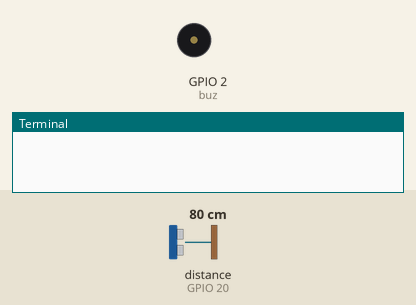
Recording of a program running on a simulated Raspberry Pi (BCM pin numbers). Shown: buzzer (waves = sounding, pin HIGH), the last lines printed to the terminal. The test bench sets the inputs (shaded band); at power-on: distance to the obstacle (sensor on GPIO 20) 80 cm. The echo pulse lasts 58.3 µs per cm.

Above: at 1.2 s.
1.3 s: distance to the obstacle (sensor on GPIO 20) set to 34 cm
2.8 s: distance to the obstacle (sensor on GPIO 20) set to 28 cm
At 3.5 s:
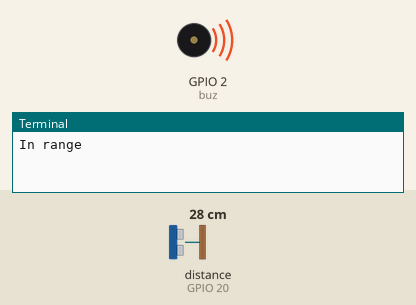
Timing chart, 0 to 5.8 s (numbered marks = the images above; inputs shaded):
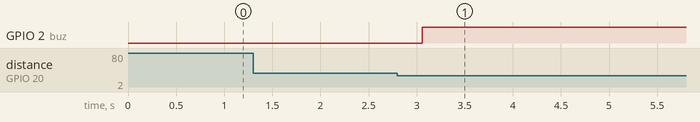

Measured:
- the behaviour switches between 31 and 30 cm on distance to the obstacle (sensor on GPIO 20) (found by bisection; images 0 and 1)
- after the input at 1.3 s, every drawn part: stays the same
- after the input at 2.8 s, GPIO 2 (buz): LOW → HIGH after 0.26 s

The program:

dis3.py
```python
from gpiozero import DistanceSensor, Buzzer

ultrasonic = DistanceSensor(echo=20, trigger=26)
buz = Buzzer(2)
while True:
    ultrasonic.wait_for_in_range()
    buz.on()
    print("In range")
    ultrasonic.wait_for_out_of_range()
    buz.off()
    print("Out of range")
```
